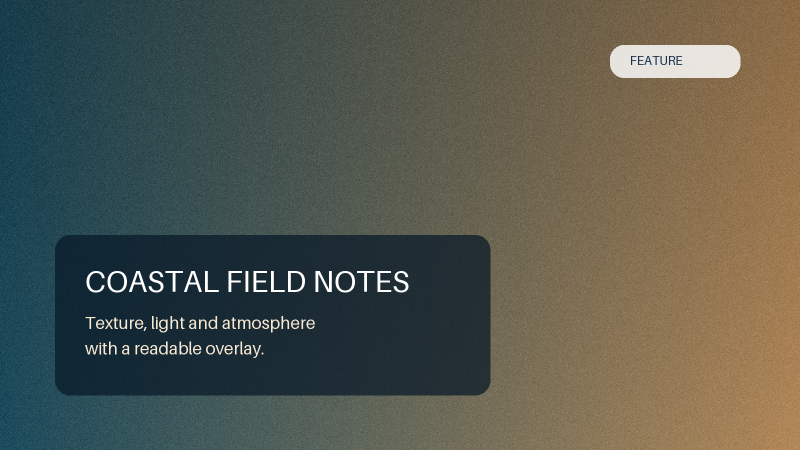
#> input picture benchmark/corpus/05-photo-overlay.png, 1600 x 900 px (shown at 1/2 size)
$ python visual_compare_qa.py ../../../benchmark/corpus/05-photo-overlay.png ../../../benchmark/corpus/01-zh-courseware.png --out-dir out
#> lines starting #> are read from the running program, lines starting #| are printed output that depends on the picture
#!/usr/bin/env python3
"""Generate visual QA artifacts for a source image and a rendered PPT preview."""

from __future__ import annotations

import argparse
import json
from pathlib import Path

from PIL import Image, ImageChops, ImageDraw, ImageOps, ImageStat


def write_visual_compare(
    source_path: str | Path,
    preview_path: str | Path,
    out_dir: str | Path,
) -> dict:
    """Write side-by-side, blend, heatmap, and JSON diff metrics."""
#> called with out_dir = 'out'
    source_path = Path(source_path)
    preview_path = Path(preview_path)
    out_dir = Path(out_dir)
    out_dir.mkdir(parents=True, exist_ok=True)

    with Image.open(source_path) as src, Image.open(preview_path) as prv:
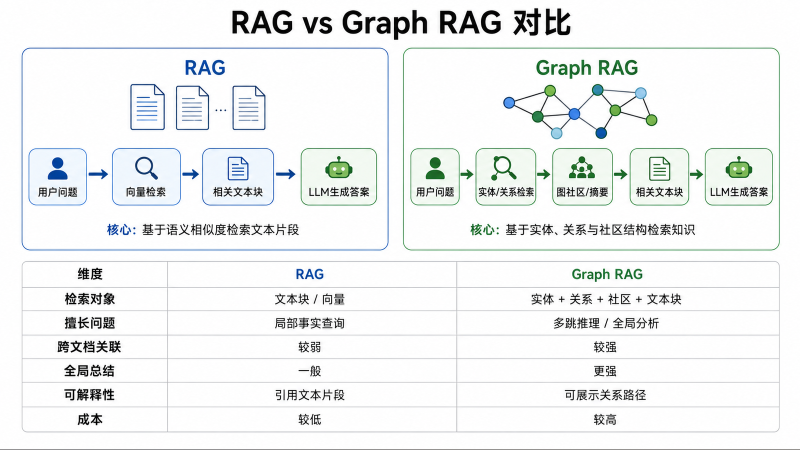
#> input picture benchmark/corpus/01-zh-courseware.png, 1600 x 900 px (shown at 1/2 size)
#> src is the input picture: PIL image 1600x900 RGB; mean R, G, B 85.9, 88.4, 78.1
#> prv is the input picture: PIL image 1600x900 RGB; mean R, G, B 239, 241.2, 241.2
        preview = prv.convert("RGB")
        source = src.convert("RGB").resize(preview.size)

    source.save(out_dir / "source_resized.png")
    preview.save(out_dir / "preview.png")

    side_by_side = Image.new("RGB", (preview.width * 2, preview.height), (18, 18, 18))
#> side_by_side: PIL image 3200x900 RGB; every value is 18
    side_by_side.paste(source, (0, 0))
    side_by_side.paste(preview, (preview.width, 0))
    draw = ImageDraw.Draw(side_by_side)
    draw.rectangle([0, 0, 120, 28], fill=(0, 0, 0))
    draw.rectangle([preview.width, 0, preview.width + 120, 28], fill=(0, 0, 0))
    draw.text((8, 7), "source", fill=(255, 255, 255))
    draw.text((preview.width + 8, 7), "preview", fill=(255, 255, 255))
    side_by_side.save(out_dir / "side_by_side.png")

    blend = Image.blend(source, preview, 0.5)
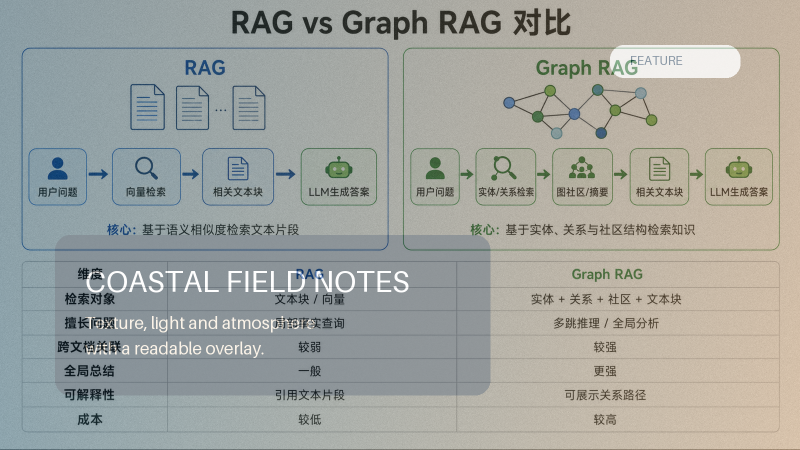
#> blend: PIL image 1600x900 RGB (shown at 1/2 size); mean R, G, B 162.2, 164.6, 159.4
    blend.save(out_dir / "blend.png")

    diff = ImageChops.difference(source, preview)
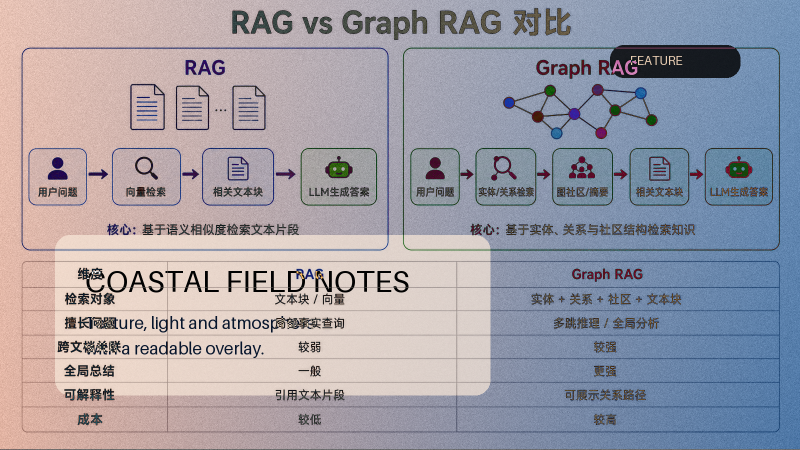
#> diff: PIL image 1600x900 RGB (shown at 1/2 size); mean R, G, B 158.6, 156.5, 166.5
    stat = ImageStat.Stat(diff)
    mean_abs = sum(stat.mean) / 3.0
#> mean_abs = 160.5
    rms = (sum(v * v for v in stat.rms) / 3.0) ** 0.5
#> rms = 167.6

    gray = ImageOps.grayscale(diff)
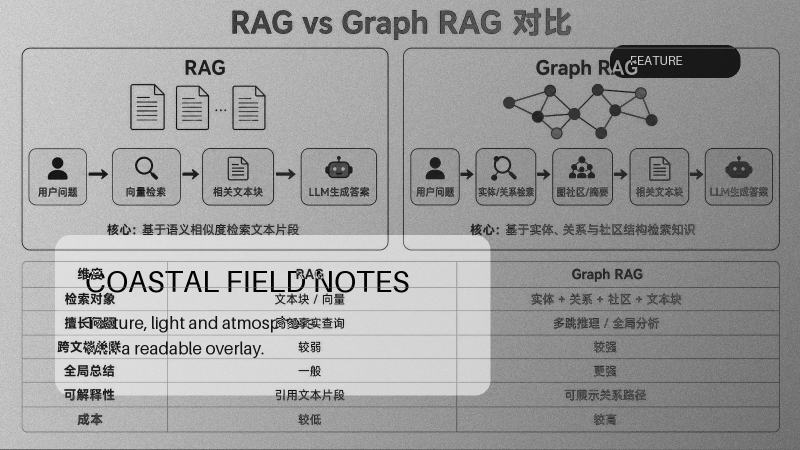
#> gray: PIL image 1600x900 L (shown at 1/2 size); min 0, max 255, mean 158.3
    hist = gray.histogram()
#> hist = 256 values, max 20938 at index 215, min 0 at index 237, mean 5625
    total = max(preview.width * preview.height, 1)
#> total = 1440000
    changed_32 = sum(hist[32:]) / total
#> changed_32 = 0.969
    changed_64 = sum(hist[64:]) / total
#> changed_64 = 0.942

    heat_alpha = gray.point(lambda v: min(220, int(v * 1.35)))
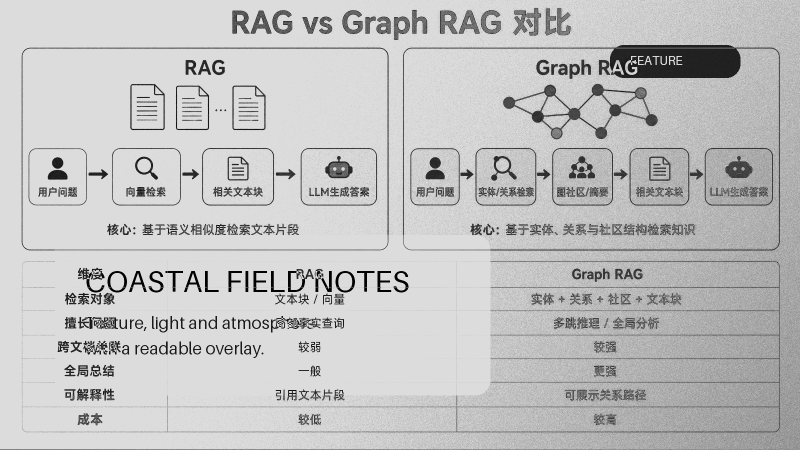
#> heat_alpha: PIL image 1600x900 L (shown at 1/2 size); min 0, max 220, mean 193.1
    heat = Image.new("RGBA", preview.size, (255, 0, 0, 0))
    heat.putalpha(heat_alpha)
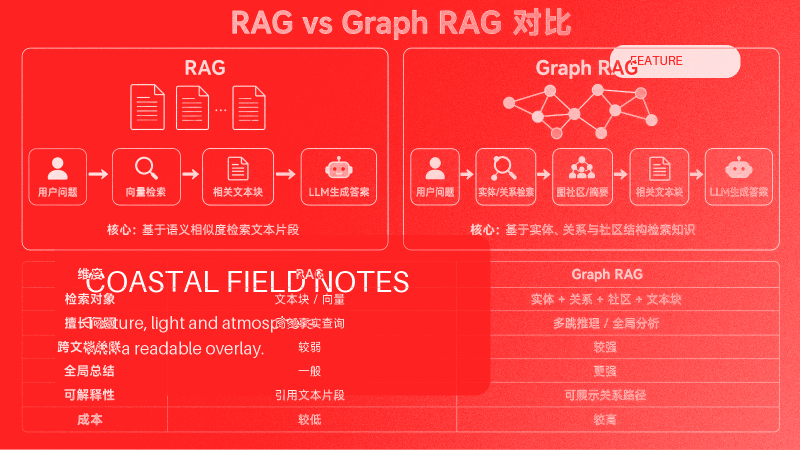
#> heat: PIL image 1600x900 RGBA (shown at 1/2 size); mean R, G, B, A 255, 0, 0, 193.1; transparent parts drawn white
    heat_base = source.convert("RGBA")
    heat_base.alpha_composite(heat)
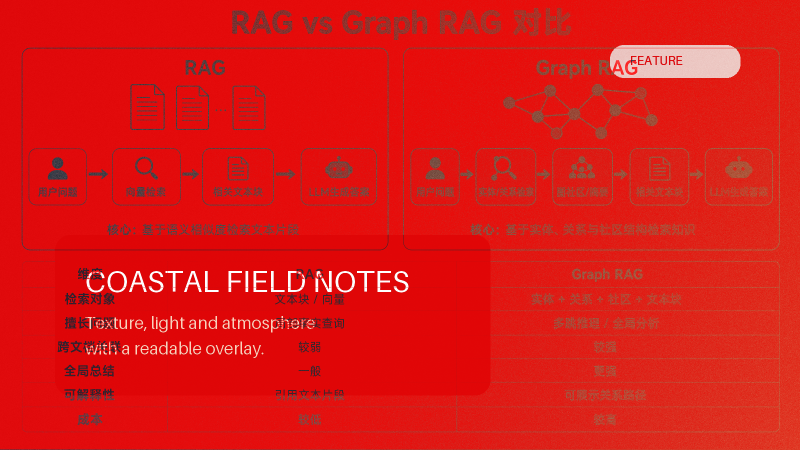
#> heat_base: PIL image 1600x900 RGBA (shown at 1/2 size); mean R, G, B, A 219, 25.1, 21.5, 255
    heat_base.convert("RGB").save(out_dir / "diff_heatmap.png")

    report = {
        "source": str(source_path),
        "preview": str(preview_path),
        "preview_size": list(preview.size),
        "mean_abs_diff_0_255": round(mean_abs, 4),
        "rms_diff_0_255": round(rms, 4),
        "changed_pixel_fraction_threshold_32": round(changed_32, 6),
        "changed_pixel_fraction_threshold_64": round(changed_64, 6),
        "artifacts": {
            "source_resized": str(out_dir / "source_resized.png"),
            "preview": str(out_dir / "preview.png"),
            "side_by_side": str(out_dir / "side_by_side.png"),
            "blend": str(out_dir / "blend.png"),
            "diff_heatmap": str(out_dir / "diff_heatmap.png"),
        },
    }
    (out_dir / "report.json").write_text(
        json.dumps(report, ensure_ascii=False, indent=2) + "\n",
        encoding="utf-8",
    )
    return report


def main() -> None:
    parser = argparse.ArgumentParser(description=__doc__)
    parser.add_argument("source", help="Original source image.")
    parser.add_argument("preview", help="Rendered PPT preview image.")
    parser.add_argument("--out-dir", required=True, help="Directory for QA artifacts.")
    args = parser.parse_args()

    report = write_visual_compare(args.source, args.preview, args.out_dir)
#> report = 8 items
    print(f"Wrote {report['artifacts']['side_by_side']}")
#| Wrote out/side_by_side.png
    print(f"Wrote {report['artifacts']['blend']}")
#| Wrote out/blend.png
    print(f"Wrote {report['artifacts']['diff_heatmap']}")
#| Wrote out/diff_heatmap.png
    print(f"Wrote {Path(args.out_dir) / 'report.json'}")


if __name__ == "__main__":
    main()
